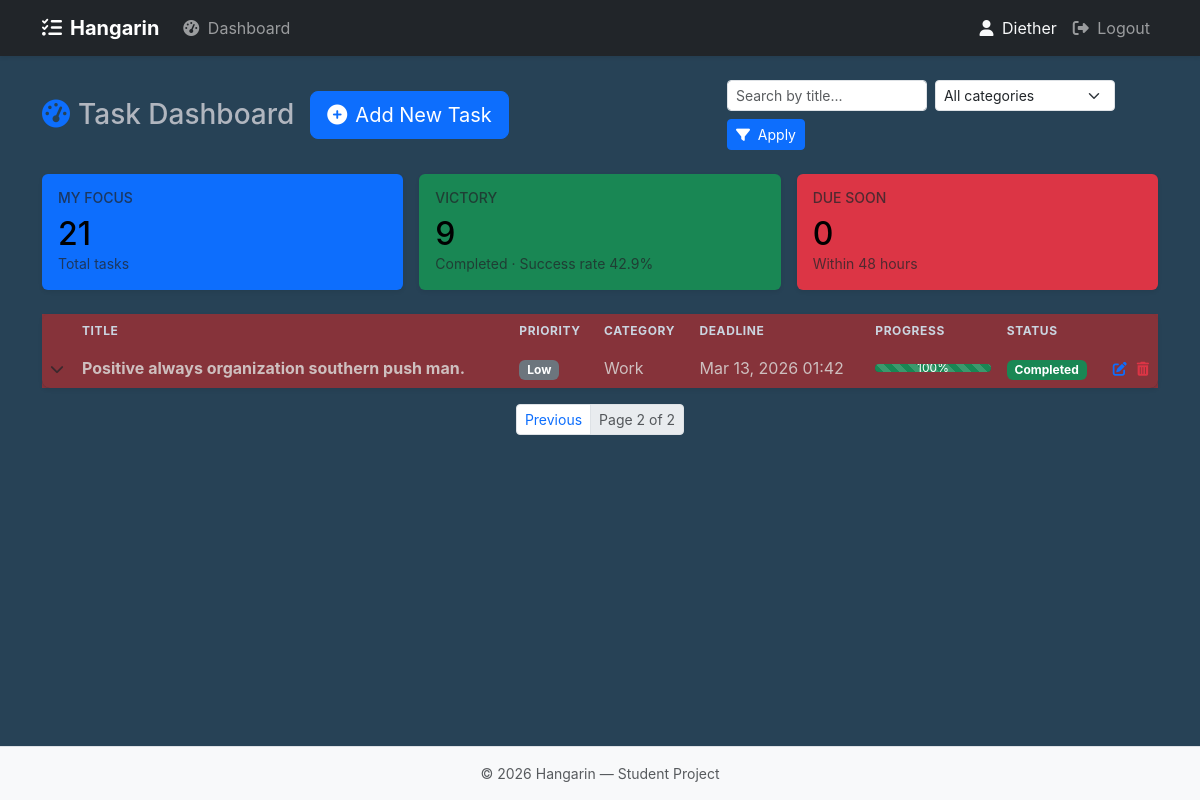
Page /?page=2 (signed in) on the committed database.
### hangarin/models.py (models this page shows, shortened)
class BaseModel(models.Model):
    created_at = models.DateTimeField(auto_now_add=True)
    updated_at = models.DateTimeField(auto_now=True)
    class Meta:
        abstract = True

class Task(BaseModel):
    user = models.ForeignKey(settings.AUTH_USER_MODEL, on_delete=models.CASCADE)
    STATUS_CHOICES = [
        ("Pending", "Pending"),
        ("In Progress", "In Progress"),
        ("Completed", "Completed"),
    ]
    title = models.CharField(max_length=255)
    description = models.TextField()
    deadline = models.DateTimeField()
    status = models.CharField(max_length=50, choices=STATUS_CHOICES, default="Pending")
    priority = models.ForeignKey(Priority, on_delete=models.CASCADE)
    category = models.ForeignKey(Category, on_delete=models.CASCADE)
    @property
    def completion_percent(self):
        if self.status == "Completed": return 100
        subtasks = self.subtasks.all()
        if subtasks.exists():
            completed = subtasks.filter(status="Completed").count()
            return round(100 * completed / subtasks.count()) if subtasks.count() else 0
        return 50 if self.status == "In Progress" else 0
    @property
    def progress_bar_color(self):
        p = self.completion_percent
        if p < 30: return "danger"
        if p <= 70: return "warning"
        return "success"
    @property
    def is_due_soon(self):
        if not self.deadline: return False
        now = timezone.now()
        return now <= self.deadline <= now + timedelta(hours=48)

class Priority(BaseModel):
    name = models.CharField(max_length=100)
    class Meta:
        verbose_name_plural = "Priorities"

class Category(BaseModel):
    name = models.CharField(max_length=100)
    class Meta:
        verbose_name_plural = "Categories"

### hangarin/views.py (the view)
# urls.py: path("", views.TaskDashboardView.as_view(), name="dashboard"),
class TaskDashboardView(LoginRequiredMixin, ListView):
    model = Task
    template_name = "hangarin/dashboard.html"
    context_object_name = "tasks"
    paginate_by = 20
    def get_queryset(self):
        qs = Task.objects.filter(user=self.request.user).select_related("priority", "category").prefetch_related("subtasks", "notes").order_by("-created_at")
        search = self.request.GET.get("search", "").strip()
        if search:
            qs = qs.filter(title__icontains=search)
        category_id = self.request.GET.get("category", "")
        if category_id:
            qs = qs.filter(category_id=category_id)
        return qs
    def get_context_data(self, **kwargs):
        context = super().get_context_data(**kwargs)
        qs = self.get_queryset()
        total = qs.count()
        completed = qs.filter(status="Completed").count()
        context["total_tasks"] = total
        context["completed_tasks"] = completed
        context["efficiency_score"] = round((completed / total * 100), 1) if total else 0
        now = timezone.now()
        context["due_soon_count"] = qs.filter(
            deadline__gte=now, deadline__lte=now + timedelta(hours=48)
        ).count()
        context["categories"] = Category.objects.all().order_by("name")
        return context

### hangarin/templates/hangarin/dashboard.html (shortened to what this page needs)
{% extends 'base.html' %}
{% block content %}
<div class="d-flex justify-content-between align-items-center flex-wrap gap-2 mb-4">
    <div class="d-flex align-items-center gap-3 flex-wrap">
        <h1 class="h3 mb-0"><i class="fa-solid fa-gauge-high text-primary me-2"></i>Task Dashboard</h1>
        <a href="{% url 'hangarin:task_create' %}" class="btn btn-primary btn-lg">
            <i class="fa-solid fa-plus-circle me-2"></i>Add New Task
        </a>
    </div>
    <form method="get" class="d-flex flex-wrap gap-2 align-items-center">
        <input type="text" name="search" class="form-control form-control-sm" style="max-width: 200px;" placeholder="Search by title..." value="{{ current_search }}">
        <select name="category" class="form-select form-select-sm" style="max-width: 180px;">
            <option value="">All categories</option>
        </select>
        <button type="submit" class="btn btn-primary btn-sm"><i class="fa-solid fa-filter me-1"></i> Apply</button>
    </form>
</div>
<div class="row g-3 mb-4">
<div class="col-md-4">
    <div class="card border-0 shadow-sm h-100 bg-primary">
        <div class="card-body">
            <h6 class="text-uppercase text-muted small mb-2">My Focus</h6>
            <h2 class="mb-0 text-primary">{{ total_tasks }}</h2>
            <p class="text-muted small mb-0">Total tasks</p>
        </div>
    </div>
</div>
<div class="col-md-4">
        <div class="card border-0 shadow-sm h-100 bg-success  border-success border-opacity-25">
            <div class="card-body">
                <h6 class="text-uppercase text-muted small mb-2">Victory</h6>
                <h2 class="mb-0 text-success">{{ completed_tasks }}</h2>
                <p class="text-muted small mb-0">Completed · Success rate {{ efficiency_score }}%</p>
            </div>
        </div>
</div>
<div class="col-md-4">
        <div class="card border-0 shadow-sm h-100 border-danger border-opacity-50 bg-danger ">
            <div class="card-body">
                <h6 class="text-uppercase text-muted small mb-2">Due Soon</h6>
                <h2 class="mb-0 text-danger">{{ due_soon_count }}</h2>
                <p class="text-muted small mb-0">Within 48 hours</p>
            </div>
        </div>
    </div>
</div>
<div class="card border-0 shadow-sm" id="main-task-card">
    <div class="card-body p-0">
        <div class="table-responsive">
            <table class="table table-hover align-middle mb-0">
                <thead class="table-light">
                    <tr>
                        <th style="width: 2rem;"></th>
                        <th>Title</th>
                        <th>Priority</th>
                        <th>Category</th>
                        <th>Deadline</th>
                        <th>Progress</th>
                        <th>Status</th>
                        <th style="width: 3rem;"></th>
                    </tr>
                </thead>
                <tbody>
                    {% for task in tasks %}
                    <tr data-bs-toggle="collapse" data-bs-target="#task-{{ task.id }}" aria-expanded="false" style="cursor: pointer;">
                        <td onclick="event.stopPropagation()"><i class="fa-solid fa-chevron-down text-muted small"></i></td>
                        <td>
                            <strong>{{ task.title }}</strong>
                        </td>
                        <td><span class="badge bg-secondary">{{ task.priority.name }}</span></td>
                        <td>{{ task.category.name }}</td>
                        <td>
                            {{ task.deadline|date:"M d, Y H:i" }}
                        </td>
                        <td style="min-width: 120px;">
                            <div class="progress" style="height: 8px;">
                                <div class="progress-bar progress-bar-striped progress-bar-animated bg-{{ task.progress_bar_color }}" role="progressbar" style="width: {{ task.completion_percent }}%;" aria-valuenow="{{ task.completion_percent }}" aria-valuemin="0" aria-valuemax="100">{{ task.completion_percent }}%</div>
                            </div>
                        </td>
                        <td>
                            {% if task.status == 'Completed' %}
                            <span class="badge bg-success">{{ task.status }}</span>
                            {% elif task.status == 'In Progress' %}
                            <span class="badge bg-info">{{ task.status }}</span>
                            {% else %}
                            <span class="badge bg-secondary">{{ task.status }}</span>
                            {% endif %}
                        </td>
                        <td onclick="event.stopPropagation()">
                            <div class="d-flex gap-2 justify-content-end align-items-center">
                                <a href="{% url 'hangarin:task_update' task.pk %}"
                                     class="btn btn-sm btn-link text-primary p-0"
                                     title="Edit task">
                                      <i class="fa-solid fa-pen-to-square"></i>
                                </a>
                               <button type="button"
                                      class="btn btn-sm btn-link text-danger p-0"
                                      data-bs-toggle="modal"
                                      data-bs-target="#deleteTaskModal"
                                      data-delete-url="{% url 'hangarin:task_delete' task.pk %}"
                                      title="Delete task">
                                    <i class="fa-solid fa-trash-alt"></i>
                                </button>
                            </div>
                        </td>
                    </tr>
                    {% empty %}
                    <tr>
                        <td colspan="8" class="text-center text-muted py-5">No tasks match your filters.</td>
                    </tr>
                    {% endfor %}
                </tbody>
            </table>
        </div>
    </div>
</div>
{% if page_obj.paginator.num_pages > 1 %}
<nav class="mt-3">
    <ul class="pagination justify-content-center pagination-sm">
        {% if page_obj.has_previous %}
        <li class="page-item"><a class="page-link" href="?page={{ page_obj.previous_page_number }}">Previous</a></li>
        {% endif %}
        <li class="page-item disabled"><span class="page-link">Page {{ page_obj.number }} of {{ page_obj.paginator.num_pages }}</span></li>
    </ul>
</nav>
{% endif %}
{% endblock %}

### hangarin/templates/base.html (shortened to what this page needs)
{% load static %}
{% load pwa %}
<!DOCTYPE html>
<html lang="en">
<head>
    <link href="{% static 'css/bootstrap.min.css' %}" rel="stylesheet">
    <link href="{% static 'css/fontawesome.min.css' %}" rel="stylesheet">
    <link href="{% static 'css/custom.css' %}" rel="stylesheet">
</head>
<body class="d-flex flex-column min-vh-100">
    <nav class="navbar navbar-expand-lg navbar-dark bg-dark shadow-sm">
        <div class="container">
            <a class="navbar-brand fw-bold" href="{% url 'hangarin:dashboard' %}">
                <i class="fa-solid fa-list-check me-2"></i>Hangarin
            </a>
            <div class="collapse navbar-collapse" id="navbarNav">
                <ul class="navbar-nav me-auto">
                    <li class="nav-item">
                        <a class="nav-link" href="{% url 'hangarin:dashboard' %}"><i class="fa-solid fa-gauge-high me-1"></i> Dashboard</a>
                    </li>
                </ul>
                <ul class="navbar-nav">
                    {% if user.is_authenticated %}
                    <li class="nav-item">
                        <span class="nav-link text-light"><i class="fa-solid fa-user me-1"></i> {{ user.get_username }}</span>
                    </li>
                    <li class="nav-item">
                        <a class="nav-link" href="{% url 'account_logout' %}"><i class="fa-solid fa-right-from-bracket me-1"></i> Logout</a>
                    </li>
                    {% else %}
                    <li class="nav-item">
                        <a class="nav-link" href="{% url 'account_login' %}">Login</a>
                    </li>
                    {% endif %}
                </ul>
            </div>
        </div>
    </nav>
    <main class="container flex-grow-1 py-4">
        {% block content %}{% endblock %}
    </main>
    <footer class="mt-auto py-3 bg-light border-top">
        <div class="container text-center text-muted small">
            © 2026 Hangarin — Student Project
        </div>
    </footer>
</body>
</html>

### static/css/custom.css (style rules this page uses)
:root { --hangarin-dark: #b1b6bf; --hangarin-blue: #3182ce; --hangarin-bg: #274256; }
body { background-color: var(--hangarin-bg); color: var(--hangarin-dark); font-family: 'Inter', -apple-system, sans-serif; -webkit-font-smoothing: antialiased; }
.table { background: rgb(80, 61, 61); border-radius: 8px; overflow: hidden; box-shadow: 0 1px 3px rgba(0,0,0,0.1); }
.table thead th { background-color: #edf2f7; color: #4a5568; text-transform: uppercase; font-size: 0.75rem; letter-spacing: 0.05em; border: none; }
.progress { background-color: #344040; height: 11px; border-radius: 6px; }
#main-task-card, #main-task-card .table, #main-task-card .table-responsive, #main-task-card .table > :not(caption) > * > * { background-color: #86333a !important; color: #cebfbf !important; border: none !important; }
#main-task-card .table tbody tr { background-color: #2d3748 !important; }
#main-task-card .table thead th { background-color: #86333a !important; color: #cbd5e0 !important; }
.card h2 { --bs-text-opacity: 1 !important; color: #000000 !important; opacity: 1 !important; }
body { opacity: 0; transition: opacity 0.4s ease-in-out; }
body.page-loaded { opacity: 1; }
#main-task-card .table tbody tr { transition: background-color 0.2s ease, transform 0.2s ease; }

### rows in the picture
Task: title "Positive always organization southern push man.", priority.name "Low", category.name "Work", deadline "Mar 13, 2026 01:42", completion_percent "100", status "Completed"

### other values in the picture
{{ user.get_username }} "Diether"
{{ total_tasks }} "21"
{{ completed_tasks }} "9"
{{ efficiency_score }} "42.9"
{{ due_soon_count }} "0"
{{ page_obj.number }} "2"
{{ page_obj.paginator.num_pages }} "2"
